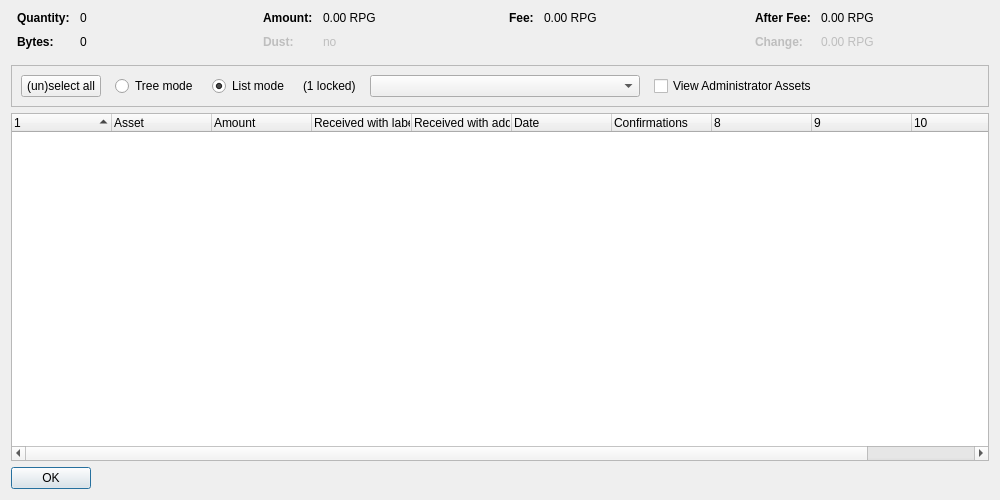
<?xml version="1.0" encoding="UTF-8"?>
<ui version="4.0">
 <class>AssetControlDialog</class>
 <widget class="QDialog" name="AssetControlDialog">
  <property name="geometry">
   <rect>
    <x>0</x>
    <y>0</y>
    <width>1000</width>
    <height>500</height>
   </rect>
  </property>
  <property name="windowTitle">
   <string>Asset Selection</string>
  </property>
  <layout class="QVBoxLayout" name="verticalLayout">
   <item>
    <layout class="QHBoxLayout" name="horizontalLayoutTop" stretch="0,0,0,0">
     <property name="topMargin">
      <number>0</number>
     </property>
     <property name="bottomMargin">
      <number>10</number>
     </property>
     <item>
      <layout class="QFormLayout" name="formLayoutAssetControl1">
       <property name="horizontalSpacing">
        <number>10</number>
       </property>
       <property name="verticalSpacing">
        <number>10</number>
       </property>
       <property name="leftMargin">
        <number>6</number>
       </property>
       <property name="rightMargin">
        <number>6</number>
       </property>
       <item row="0" column="0">
        <widget class="QLabel" name="labelAssetControlQuantityText">
         <property name="font">
          <font>
           <weight>75</weight>
           <bold>true</bold>
          </font>
         </property>
         <property name="text">
          <string>Quantity:</string>
         </property>
        </widget>
       </item>
       <item row="0" column="1">
        <widget class="QLabel" name="labelAssetControlQuantity">
         <property name="cursor">
          <cursorShape>IBeamCursor</cursorShape>
         </property>
         <property name="contextMenuPolicy">
          <enum>Qt::ActionsContextMenu</enum>
         </property>
         <property name="text">
          <string notr="true">0</string>
         </property>
         <property name="textInteractionFlags">
          <set>Qt::LinksAccessibleByMouse|Qt::TextSelectableByKeyboard|Qt::TextSelectableByMouse</set>
         </property>
        </widget>
       </item>
       <item row="1" column="0">
        <widget class="QLabel" name="labelAssetControlBytesText">
         <property name="font">
          <font>
           <weight>75</weight>
           <bold>true</bold>
          </font>
         </property>
         <property name="text">
          <string>Bytes:</string>
         </property>
        </widget>
       </item>
       <item row="1" column="1">
        <widget class="QLabel" name="labelAssetControlBytes">
         <property name="cursor">
          <cursorShape>IBeamCursor</cursorShape>
         </property>
         <property name="contextMenuPolicy">
          <enum>Qt::ActionsContextMenu</enum>
         </property>
         <property name="text">
          <string notr="true">0</string>
         </property>
         <property name="textInteractionFlags">
          <set>Qt::LinksAccessibleByMouse|Qt::TextSelectableByKeyboard|Qt::TextSelectableByMouse</set>
         </property>
        </widget>
       </item>
      </layout>
     </item>
     <item>
      <layout class="QFormLayout" name="formLayoutAssetControl2">
       <property name="horizontalSpacing">
        <number>10</number>
       </property>
       <property name="verticalSpacing">
        <number>10</number>
       </property>
       <property name="leftMargin">
        <number>6</number>
       </property>
       <property name="rightMargin">
        <number>6</number>
       </property>
       <item row="0" column="0">
        <widget class="QLabel" name="labelAssetControlAmountText">
         <property name="font">
          <font>
           <weight>75</weight>
           <bold>true</bold>
          </font>
         </property>
         <property name="text">
          <string>Amount:</string>
         </property>
        </widget>
       </item>
       <item row="0" column="1">
        <widget class="QLabel" name="labelAssetControlAmount">
         <property name="cursor">
          <cursorShape>IBeamCursor</cursorShape>
         </property>
         <property name="contextMenuPolicy">
          <enum>Qt::ActionsContextMenu</enum>
         </property>
         <property name="text">
          <string notr="true">0.00 RPG</string>
         </property>
         <property name="textInteractionFlags">
          <set>Qt::LinksAccessibleByMouse|Qt::TextSelectableByKeyboard|Qt::TextSelectableByMouse</set>
         </property>
        </widget>
       </item>
       <item row="1" column="0">
        <widget class="QLabel" name="labelAssetControlLowOutputText">
         <property name="enabled">
          <bool>false</bool>
         </property>
         <property name="font">
          <font>
           <weight>75</weight>
           <bold>true</bold>
          </font>
         </property>
         <property name="text">
          <string>Dust:</string>
         </property>
        </widget>
       </item>
       <item row="1" column="1">
        <widget class="QLabel" name="labelAssetControlLowOutput">
         <property name="enabled">
          <bool>false</bool>
         </property>
         <property name="cursor">
          <cursorShape>IBeamCursor</cursorShape>
         </property>
         <property name="contextMenuPolicy">
          <enum>Qt::ActionsContextMenu</enum>
         </property>
         <property name="text">
          <string notr="true">no</string>
         </property>
         <property name="textInteractionFlags">
          <set>Qt::LinksAccessibleByMouse|Qt::TextSelectableByKeyboard|Qt::TextSelectableByMouse</set>
         </property>
        </widget>
       </item>
      </layout>
     </item>
     <item>
      <layout class="QFormLayout" name="formLayoutAssetControl3">
       <property name="horizontalSpacing">
        <number>10</number>
       </property>
       <property name="verticalSpacing">
        <number>10</number>
       </property>
       <property name="leftMargin">
        <number>6</number>
       </property>
       <property name="rightMargin">
        <number>6</number>
       </property>
       <item row="0" column="0">
        <widget class="QLabel" name="labelAssetControlFeeText">
         <property name="font">
          <font>
           <weight>75</weight>
           <bold>true</bold>
          </font>
         </property>
         <property name="text">
          <string>Fee:</string>
         </property>
        </widget>
       </item>
       <item row="0" column="1">
        <widget class="QLabel" name="labelAssetControlFee">
         <property name="cursor">
          <cursorShape>IBeamCursor</cursorShape>
         </property>
         <property name="contextMenuPolicy">
          <enum>Qt::ActionsContextMenu</enum>
         </property>
         <property name="text">
          <string notr="true">0.00 RPG</string>
         </property>
         <property name="textInteractionFlags">
          <set>Qt::LinksAccessibleByMouse|Qt::TextSelectableByKeyboard|Qt::TextSelectableByMouse</set>
         </property>
        </widget>
       </item>
      </layout>
     </item>
     <item>
      <layout class="QFormLayout" name="formLayoutAssetControl4">
       <property name="horizontalSpacing">
        <number>10</number>
       </property>
       <property name="verticalSpacing">
        <number>10</number>
       </property>
       <property name="leftMargin">
        <number>6</number>
       </property>
       <property name="rightMargin">
        <number>6</number>
       </property>
       <item row="0" column="0">
        <widget class="QLabel" name="labelAssetControlAfterFeeText">
         <property name="font">
          <font>
           <weight>75</weight>
           <bold>true</bold>
          </font>
         </property>
         <property name="text">
          <string>After Fee:</string>
         </property>
        </widget>
       </item>
       <item row="0" column="1">
        <widget class="QLabel" name="labelAssetControlAfterFee">
         <property name="cursor">
          <cursorShape>IBeamCursor</cursorShape>
         </property>
         <property name="contextMenuPolicy">
          <enum>Qt::ActionsContextMenu</enum>
         </property>
         <property name="text">
          <string notr="true">0.00 RPG</string>
         </property>
         <property name="textInteractionFlags">
          <set>Qt::LinksAccessibleByMouse|Qt::TextSelectableByKeyboard|Qt::TextSelectableByMouse</set>
         </property>
        </widget>
       </item>
       <item row="1" column="0">
        <widget class="QLabel" name="labelAssetControlChangeText">
         <property name="enabled">
          <bool>false</bool>
         </property>
         <property name="font">
          <font>
           <weight>75</weight>
           <bold>true</bold>
          </font>
         </property>
         <property name="text">
          <string>Change:</string>
         </property>
        </widget>
       </item>
       <item row="1" column="1">
        <widget class="QLabel" name="labelAssetControlChange">
         <property name="enabled">
          <bool>false</bool>
         </property>
         <property name="cursor">
          <cursorShape>IBeamCursor</cursorShape>
         </property>
         <property name="contextMenuPolicy">
          <enum>Qt::ActionsContextMenu</enum>
         </property>
         <property name="text">
          <string notr="true">0.00 RPG</string>
         </property>
         <property name="textInteractionFlags">
          <set>Qt::LinksAccessibleByMouse|Qt::TextSelectableByKeyboard|Qt::TextSelectableByMouse</set>
         </property>
        </widget>
       </item>
      </layout>
     </item>
    </layout>
   </item>
   <item>
    <widget class="QFrame" name="frame">
     <property name="minimumSize">
      <size>
       <width>0</width>
       <height>40</height>
      </size>
     </property>
     <property name="frameShape">
      <enum>QFrame::StyledPanel</enum>
     </property>
     <property name="frameShadow">
      <enum>QFrame::Sunken</enum>
     </property>
     <layout class="QHBoxLayout" name="horizontalLayout">
      <item>
       <layout class="QHBoxLayout" name="horizontalLayoutPanel" stretch="0,0,0,0,0,0,0">
        <property name="spacing">
         <number>14</number>
        </property>
        <item>
         <widget class="QPushButton" name="pushButtonSelectAll">
          <property name="sizePolicy">
           <sizepolicy hsizetype="Maximum" vsizetype="Fixed">
            <horstretch>0</horstretch>
            <verstretch>0</verstretch>
           </sizepolicy>
          </property>
          <property name="text">
           <string>(un)select all</string>
          </property>
          <property name="autoDefault">
           <bool>false</bool>
          </property>
         </widget>
        </item>
        <item>
         <widget class="QRadioButton" name="radioTreeMode">
          <property name="sizePolicy">
           <sizepolicy hsizetype="Maximum" vsizetype="Fixed">
            <horstretch>0</horstretch>
            <verstretch>0</verstretch>
           </sizepolicy>
          </property>
          <property name="text">
           <string>Tree mode</string>
          </property>
         </widget>
        </item>
        <item>
         <widget class="QRadioButton" name="radioListMode">
          <property name="sizePolicy">
           <sizepolicy hsizetype="Maximum" vsizetype="Fixed">
            <horstretch>0</horstretch>
            <verstretch>0</verstretch>
           </sizepolicy>
          </property>
          <property name="text">
           <string>List mode</string>
          </property>
          <property name="checked">
           <bool>true</bool>
          </property>
         </widget>
        </item>
        <item>
         <widget class="QLabel" name="labelLocked">
          <property name="text">
           <string notr="true">(1 locked)</string>
          </property>
         </widget>
        </item>
        <item>
         <widget class="QComboBox" name="assetList">
          <property name="minimumContentsLength">
           <number>30</number>
          </property>
         </widget>
        </item>
        <item>
         <widget class="QCheckBox" name="viewAdministrator">
          <property name="toolTip">
           <string>View assets that you have the ownership asset for</string>
          </property>
          <property name="text">
           <string>View Administrator Assets</string>
          </property>
         </widget>
        </item>
        <item>
         <spacer name="horizontalSpacer">
          <property name="orientation">
           <enum>Qt::Horizontal</enum>
          </property>
          <property name="sizeHint" stdset="0">
           <size>
            <width>40</width>
            <height>20</height>
           </size>
          </property>
         </spacer>
        </item>
       </layout>
      </item>
     </layout>
    </widget>
   </item>
   <item>
    <widget class="AssetControlTreeWidget" name="treeWidget">
     <property name="contextMenuPolicy">
      <enum>Qt::CustomContextMenu</enum>
     </property>
     <property name="sortingEnabled">
      <bool>false</bool>
     </property>
     <property name="columnCount">
      <number>11</number>
     </property>
     <attribute name="headerShowSortIndicator" stdset="0">
      <bool>true</bool>
     </attribute>
     <attribute name="headerStretchLastSection">
      <bool>false</bool>
     </attribute>
     <column>
      <property name="text">
       <string/>
      </property>
     </column>
     <column>
      <property name="text">
       <string>Asset</string>
      </property>
     </column>
     <column>
      <property name="text">
       <string>Amount</string>
      </property>
     </column>
     <column>
      <property name="text">
       <string>Received with label</string>
      </property>
     </column>
     <column>
      <property name="text">
       <string>Received with address</string>
      </property>
     </column>
     <column>
      <property name="text">
       <string>Date</string>
      </property>
     </column>
     <column>
      <property name="text">
       <string>Confirmations</string>
      </property>
      <property name="toolTip">
       <string>Confirmed</string>
      </property>
     </column>
     <column>
      <property name="text">
       <string/>
      </property>
     </column>
     <column>
      <property name="text">
       <string/>
      </property>
     </column>
     <column>
      <property name="text">
       <string/>
      </property>
     </column>
     <column>
      <property name="text">
       <string/>
      </property>
     </column>
    </widget>
   </item>
   <item>
    <widget class="QDialogButtonBox" name="buttonBox">
     <property name="sizePolicy">
      <sizepolicy hsizetype="Maximum" vsizetype="Fixed">
       <horstretch>0</horstretch>
       <verstretch>0</verstretch>
      </sizepolicy>
     </property>
     <property name="orientation">
      <enum>Qt::Horizontal</enum>
     </property>
     <property name="standardButtons">
      <set>QDialogButtonBox::Ok</set>
     </property>
    </widget>
   </item>
  </layout>
 </widget>
 <customwidgets>
  <customwidget>
   <class>AssetControlTreeWidget</class>
   <extends>QTreeWidget</extends>
   <header location="global">assetcontroltreewidget.h</header>
  </customwidget>
 </customwidgets>
 <resources/>
 <connections/>
</ui>
